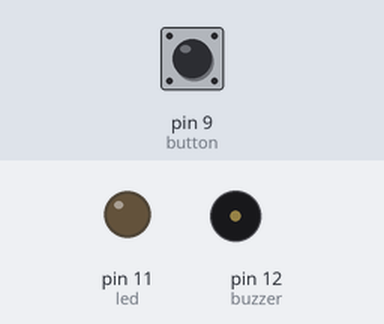
Bench run of a sketch on a simulated Arduino Uno, built with avr-gcc and run on an emulated ATmega328P. Parts: output pins drawn as LEDs (lit = HIGH), buzzer (waves = sounding, pin HIGH). Inputs (shaded band) come from the test bench; at power-on: pin 9 (button) LOW.

Above: at 1.2 s.
1.3 s: pin 9 (button) pulled HIGH for 1 s
At 3.4 s:
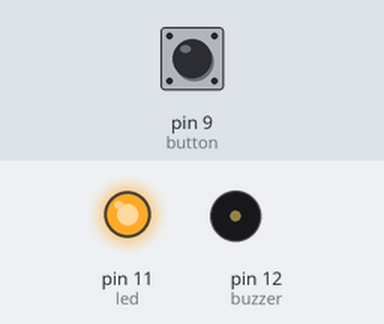
3.8 s: pin 9 (button) pulled HIGH for 0.15 s
At 4.7 s:
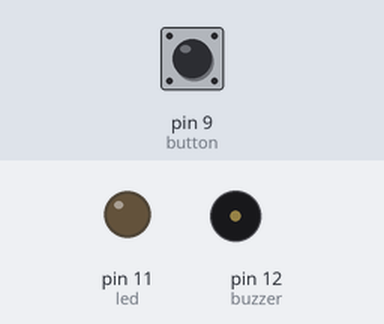
5.4 s: pin 9 (button) pulled HIGH for 3.2 s
At 8.7 s:
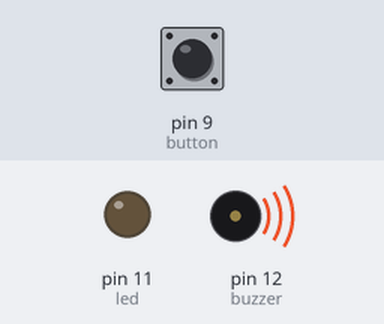
Timing chart, 0 to 10.2 s (numbered marks = the images above; inputs shaded):
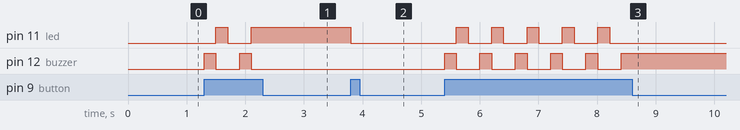

The sketch:

scenario4.ino
```cpp
//Wiring code generated from an ArduinoML model
// Application name: foo

long debounce = 200;
long startTime; // Used for temporal transitions
enum STATE {firstPush, secondPush, off};

STATE currentState = off;

bool buttonBounceGuard = false;
long buttonLastDebounceTime = 0;


	void setup(){
		pinMode(9, INPUT); // button [Sensor]
		pinMode(11, OUTPUT); // led [Actuator]
		pinMode(12, OUTPUT); // buzzer [Actuator]
	}
	void loop() {
			switch(currentState){

				case firstPush:
					digitalWrite(11,LOW);
					digitalWrite(12,HIGH);
					buttonBounceGuard = static_cast<long>(millis() - buttonLastDebounceTime) > debounce;
					if ( digitalRead(9) == HIGH && buttonBounceGuard ) {
						buttonLastDebounceTime = millis();
						currentState = secondPush;
					}


				    break;

				case secondPush:
					digitalWrite(11,HIGH);
					digitalWrite(12,LOW);
					buttonBounceGuard = static_cast<long>(millis() - buttonLastDebounceTime) > debounce;
					if ( digitalRead(9) == HIGH && buttonBounceGuard ) {
						buttonLastDebounceTime = millis();
						currentState = off;
					}


				    break;

				case off:
					digitalWrite(11,LOW);
					digitalWrite(12,LOW);
					buttonBounceGuard = static_cast<long>(millis() - buttonLastDebounceTime) > debounce;
					if ( digitalRead(9) == HIGH && buttonBounceGuard ) {
						buttonLastDebounceTime = millis();
						currentState = firstPush;
					}


				    break;

		}
	}
```

Measured:
- after the input at 1.3 s, pin 11 (led): LOW → HIGH after 0.20 s, → LOW 0.20 s later, → HIGH 0.40 s later; pin 12 (buzzer): alternates HIGH for 0.20 s and LOW for 0.40 s, 4 changes in all, then stays LOW, starting at once
- after the input at 3.8 s, pin 11 (led): HIGH → LOW at once
- after the input at 5.4 s, pin 11 (led): alternates HIGH for 0.20 s and LOW for 0.40 s, 10 changes in all, then stays LOW, starting after 0.20 s; pin 12 (buzzer): alternates HIGH for 0.20 s and LOW for 0.40 s, 11 changes in all, then stays HIGH, starting at once
